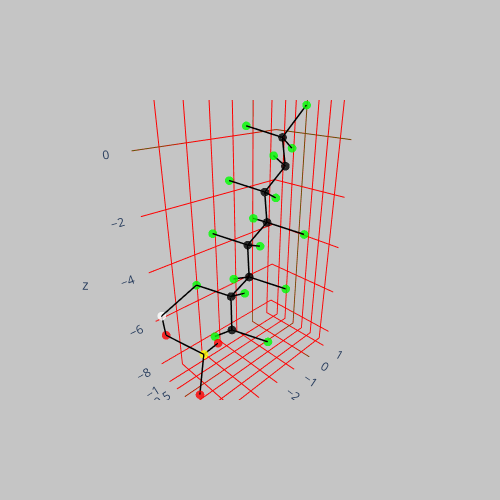
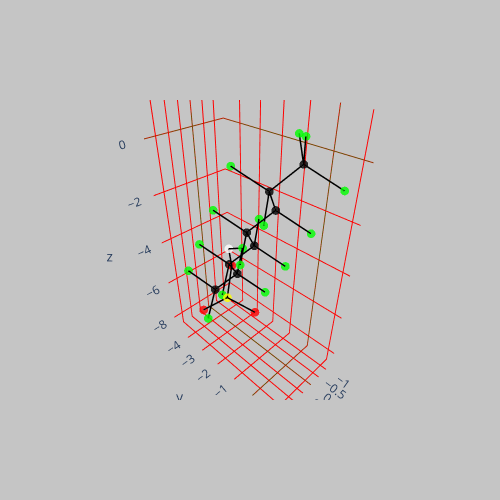
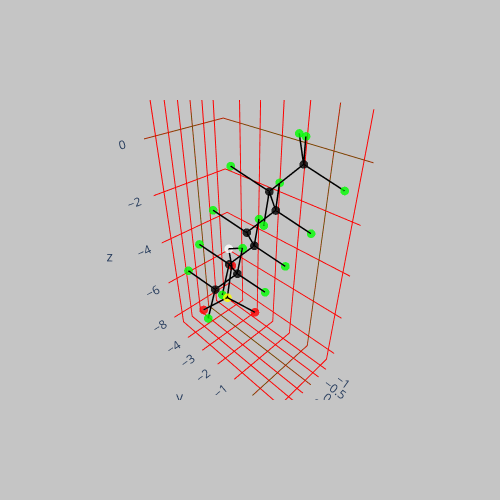
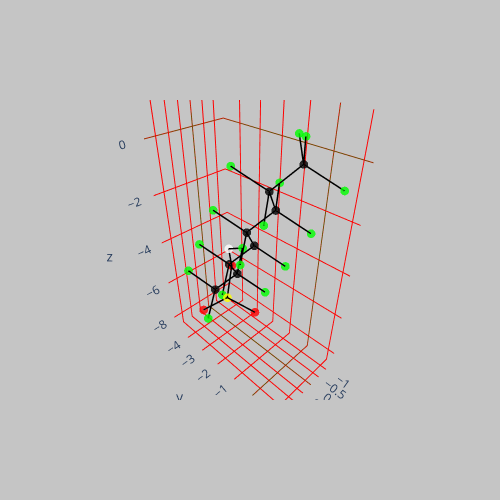

The notebook cell saved with these charts, in order:
### Code cell
################################C-F BDEs########################## 

def iterate_write_remove_fluoride(chain,head_name,\
                                        chain_length,write_directory):
    i = chain_length - 2
    for j in range(0,i+1):
        mol_accum = chain.copy()
        name = f"{head_name}_CF2_{i-j}_CF_CF2_{j}_CF3"
        cf_bde = mol_accum.remove_atoms([f"F{(j+2)*3}"])
        cf_bde.set_name(name).write_xyz(directory=write_directory)
        print(f"shown below: {name}")
        cf_bde.show()
        
    
#all of the radicals formed by breaking off a (non-terminal) fluorine
def iterate_write_cf_bdes_all_lengths(starting_structure,chain_group,\
                      head_name,min_chain_length,max_chain_length,write_directory):
    counter = 0
    
    mol_accum = starting_structure.copy()
    if min_chain_length < 2:
        raise ValueError('Minimum chain length must be at least 2')
    for chain_length in range(2,max_chain_length + 1):
        mol_accum = chain_group.bs('1').join(mol_accum.bs('2'))
        if chain_length >= min_chain_length:
            iterate_write_remove_fluoride(mol_accum,head_name,chain_length,write_directory)

root = 'data/kimberley/'
n_8_sulfonic_acid_cf_bdes_dir = root + 'n_8_sulfonic_acid_cf_bdes'
os.makedirs(n_8_sulfonic_acid_cf_bdes_dir,exist_ok=True)
#RSO3H(mol_accum,head_name,
iterate_write_cf_bdes_all_lengths(cf3so3h,cf4,'HSO3',8,8,n_8_sulfonic_acid_cf_bdes_dir)


# n_8_sulfonate_cf_bdes_dir = root + 'n_8_sulfonate_cf_bdes'
# os.makedirs(n_8_sulfonate_cf_bdes_dir,exist_ok=True)
# #RSO3
# iterate_write_cf_bdes_all_lengths(cf3so3,cf4,'SO3',8,8,n_8_sulfonate_cf_bdes_dir)


# n_8_carboxylic_acid_cf_bdes_dir = root + 'n_8_carboxylic_acid_cf_bdes'
# os.makedirs(n_8_carboxylic_acid_cf_bdes_dir,exist_ok=True)
# #RCO2H
# iterate_write_cf_bdes_all_lengths(cf3co2h,cf4,'HCO2',8,8,n_8_carboxylic_acid_cf_bdes_dir)

# n_8_carboxylate_cf_bdes_dir = root + 'n_8_carboxylate_cf_bdes'
# os.makedirs(n_8_carboxylate_cf_bdes_dir,exist_ok=True)
# #RCO2
# iterate_write_cf_bdes_all_lengths(cf3co2,cf4,'CO2',8,8,n8_carboxylate_cf_bdes_dir)

### Figure 1 — Plotly figure (JSON) as saved in the notebook; plotly's stock layout.template omitted (floating-point values rounded to 4 significant figures)
{"data": [{"hoverinfo": "text", "marker": {"color": ["black", "lime", "lime", "lime", "black", "lime", "black", "lime", "lime", "black", "lime", "lime", "black", "lime", "lime", "black", "lime", "lime", "black", "lime", "lime", "black", "lime", "lime", "yellow", "red", "red", "red", "white"], "colorscale": [[0, "#440154"], [0.1111, "#482878"], [0.2222, "#3e4989"], [0.3333, "#31688e"], [0.4444, "#26828e"], [0.5556, "#1f9e89"], [0.6667, "#35b779"], [0.7778, "#6ece58"], [0.8889, "#b5de2b"], [1, "#fde725"]], "opacity": 0.8, "size": 3}, "mode": "markers", "text": ["C1", "F2", "F3", "F4", "C5", "F7", "C8", "F9", "F10", "C11", "F12", "F13", "C14", "F15", "F16", "C17", "F18", "F19", "C20", "F21", "F22", "C23", "F24", "F25", "S26", "O27", "O28", "O29", "H30"], "type": "scatter3d", "x": [0, -1.017, -0.4456, 0.7094, 0.6876, 1.133, 0.03991, -0.977, -0.4057, 0.7275, 1.744, 1.173, 0.07981, -0.9371, -0.3658, 0.7674, 1.784, 1.213, 0.1197, -0.8972, -0.3259, 0.8073, 1.827, 1.254, -0.2458, -1.335, 0.5351, -0.8458, -1.28], "y": [0, -0.7525, 1.1, 0.3095, -0.5998, -1.7, -0.8823, -1.635, 0.2175, -1.482, -0.7296, -2.582, -1.765, -2.517, -0.6648, -2.364, -1.612, -3.464, -2.647, -3.399, -1.547, -3.247, -2.494, -4.344, -3.756, -4.616, -4.602, -2.59, -4.716], "z": [0, 0.3563, -0.5649, 1.062, -0.7794, -0.2145, -1.749, -1.393, -2.314, -2.529, -2.885, -1.964, -3.499, -3.142, -4.063, -4.278, -4.634, -3.713, -5.248, -4.891, -5.813, -6.027, -6.386, -5.42, -7.489, -6.725, -8.31, -8.016, -5.774]}, {"line": {"color": "black", "width": 3}, "mode": "lines", "type": "scatter3d", "x": [0, -1.017], "y": [0, -0.7525], "z": [0, 0.3563]}, {"line": {"color": "black", "width": 3}, "mode": "lines", "type": "scatter3d", "x": [0, -0.4456], "y": [0, 1.1], "z": [0, -0.5649]}, {"line": {"color": "black", "width": 3}, "mode": "lines", "type": "scatter3d", "x": [0, 0.7094], "y": [0, 0.3095], "z": [0, 1.062]}, {"line": {"color": "black", "width": 3}, "mode": "lines", "type": "scatter3d", "x": [0, 0.6876], "y": [0, -0.5998], "z": [0, -0.7794]}, {"line": {"color": "black", "width": 3}, "mode": "lines", "type": "scatter3d", "x": [0.6876, 1.133], "y": [-0.5998, -1.7], "z": [-0.7794, -0.2145]}, {"line": {"color": "black", "width": 3}, "mode": "lines", "type": "scatter3d", "x": [0.6876, 0.03991], "y": [-0.5998, -0.8823], "z": [-0.7794, -1.749]}, {"line": {"color": "black", "width": 3}, "mode": "lines", "type": "scatter3d", "x": [0.03991, -0.977], "y": [-0.8823, -1.635], "z": [-1.749, -1.393]}, {"line": {"color": "black", "width": 3}, "mode": "lines", "type": "scatter3d", "x": [0.03991, -0.4057], "y": [-0.8823, 0.2175], "z": [-1.749, -2.314]}, {"line": {"color": "black", "width": 3}, "mode": "lines", "type": "scatter3d", "x": [0.03991, 0.7275], "y": [-0.8823, -1.482], "z": [-1.749, -2.529]}, {"line": {"color": "black", "width": 3}, "mode": "lines", "type": "scatter3d", "x": [0.7275, 1.744], "y": [-1.482, -0.7296], "z": [-2.529, -2.885]}, {"line": {"color": "black", "width": 3}, "mode": "lines", "type": "scatter3d", "x": [0.7275, 1.173], "y": [-1.482, -2.582], "z": [-2.529, -1.964]}, {"line": {"color": "black", "width": 3}, "mode": "lines", "type": "scatter3d", "x": [0.7275, 0.07981], "y": [-1.482, -1.765], "z": [-2.529, -3.499]}, {"line": {"color": "black", "width": 3}, "mode": "lines", "type": "scatter3d", "x": [0.07981, -0.9371], "y": [-1.765, -2.517], "z": [-3.499, -3.142]}, {"line": {"color": "black", "width": 3}, "mode": "lines", "type": "scatter3d", "x": [0.07981, -0.3658], "y": [-1.765, -0.6648], "z": [-3.499, -4.063]}, {"line": {"color": "black", "width": 3}, "mode": "lines", "type": "scatter3d", "x": [0.07981, 0.7674], "y": [-1.765, -2.364], "z": [-3.499, -4.278]}, {"line": {"color": "black", "width": 3}, "mode": "lines", "type": "scatter3d", "x": [0.7674, 1.784], "y": [-2.364, -1.612], "z": [-4.278, -4.634]}, {"line": {"color": "black", "width": 3}, "mode": "lines", "type": "scatter3d", "x": [0.7674, 1.213], "y": [-2.364, -3.464], "z": [-4.278, -3.713]}, {"line": {"color": "black", "width": 3}, "mode": "lines", "type": "scatter3d", "x": [0.7674, 0.1197], "y": [-2.364, -2.647], "z": [-4.278, -5.248]}, {"line": {"color": "black", "width": 3}, "mode": "lines", "type": "scatter3d", "x": [0.1197, -0.8972], "y": [-2.647, -3.399], "z": [-5.248, -4.891]}, {"line": {"color": "black", "width": 3}, "mode": "lines", "type": "scatter3d", "x": [0.1197, -0.3259], "y": [-2.647, -1.547], "z": [-5.248, -5.813]}, {"line": {"color": "black", "width": 3}, "mode": "lines", "type": "scatter3d", "x": [0.1197, 0.8073], "y": [-2.647, -3.247], "z": [-5.248, -6.027]}, {"line": {"color": "black", "width": 3}, "mode": "lines", "type": "scatter3d", "x": [-0.8972, -1.28], "y": [-3.399, -4.716], "z": [-4.891, -5.774]}, {"line": {"color": "black", "width": 3}, "mode": "lines", "type": "scatter3d", "x": [0.8073, 1.827], "y": [-3.247, -2.494], "z": [-6.027, -6.386]}, {"line": {"color": "black", "width": 3}, "mode": "lines", "type": "scatter3d", "x": [0.8073, 1.254], "y": [-3.247, -4.344], "z": [-6.027, -5.42]}, {"line": {"color": "black", "width": 3}, "mode": "lines", "type": "scatter3d", "x": [-0.2458, -1.335], "y": [-3.756, -4.616], "z": [-7.489, -6.725]}, {"line": {"color": "black", "width": 3}, "mode": "lines", "type": "scatter3d", "x": [-0.2458, 0.5351], "y": [-3.756, -4.602], "z": [-7.489, -8.31]}, {"line": {"color": "black", "width": 3}, "mode": "lines", "type": "scatter3d", "x": [-0.2458, -0.8458], "y": [-3.756, -2.59], "z": [-7.489, -8.016]}, {"line": {"color": "black", "width": 3}, "mode": "lines", "type": "scatter3d", "x": [-1.335, -1.28], "y": [-4.616, -4.716], "z": [-6.725, -5.774]}], "layout": {"autosize": false, "height": 500, "margin": {"b": 100, "l": 50, "pad": 10, "r": 50, "t": 100}, "paper_bgcolor": "rgba(140,140,140,0.5)", "plot_bgcolor": "rgba(0,100,140,0.5)", "scene": {"aspectmode": "data", "aspectratio": {"x": 0.5682, "y": 1.045, "z": 1.684}, "camera": {"center": {"x": 0, "y": 0, "z": 0}, "eye": {"x": 1.387, "y": -1.363, "z": 0.9516}, "projection": {"type": "perspective"}, "up": {"x": 0, "y": 0, "z": 1}}, "xaxis": {"gridcolor": "red", "showbackground": false, "showgrid": true, "type": "linear", "zeroline": true, "zerolinecolor": "green"}, "yaxis": {"gridcolor": "red", "showbackground": false, "showgrid": true, "type": "linear", "zeroline": true, "zerolinecolor": "green"}, "zaxis": {"gridcolor": "red", "showbackground": false, "showgrid": true, "type": "linear", "zeroline": true, "zerolinecolor": "green"}}, "showlegend": false, "width": 500}}

### Figure 2 — Plotly figure (JSON) as saved in the notebook; plotly's stock layout.template omitted (floating-point values rounded to 4 significant figures)
{"data": [{"hoverinfo": "text", "marker": {"color": ["black", "lime", "lime", "lime", "black", "lime", "lime", "black", "lime", "black", "lime", "lime", "black", "lime", "lime", "black", "lime", "lime", "black", "lime", "lime", "black", "lime", "lime", "yellow", "red", "red", "red", "white"], "colorscale": [[0, "#440154"], [0.1111, "#482878"], [0.2222, "#3e4989"], [0.3333, "#31688e"], [0.4444, "#26828e"], [0.5556, "#1f9e89"], [0.6667, "#35b779"], [0.7778, "#6ece58"], [0.8889, "#b5de2b"], [1, "#fde725"]], "opacity": 0.8, "size": 3}, "mode": "markers", "text": ["C1", "F2", "F3", "F4", "C5", "F6", "F7", "C8", "F10", "C11", "F12", "F13", "C14", "F15", "F16", "C17", "F18", "F19", "C20", "F21", "F22", "C23", "F24", "F25", "S26", "O27", "O28", "O29", "H30"], "type": "scatter3d", "x": [0, -1.017, -0.4456, 0.7094, 0.6876, 1.705, 1.133, 0.03991, -0.4057, 0.7275, 1.744, 1.173, 0.07981, -0.9371, -0.3658, 0.7674, 1.784, 1.213, 0.1197, -0.8972, -0.3259, 0.8073, 1.827, 1.254, -0.2458, -1.335, 0.5351, -0.8458, -1.28], "y": [0, -0.7525, 1.1, 0.3095, -0.5998, 0.1527, -1.7, -0.8823, 0.2175, -1.482, -0.7296, -2.582, -1.765, -2.517, -0.6648, -2.364, -1.612, -3.464, -2.647, -3.399, -1.547, -3.247, -2.494, -4.344, -3.756, -4.616, -4.602, -2.59, -4.716], "z": [0, 0.3563, -0.5649, 1.062, -0.7794, -1.136, -0.2145, -1.749, -2.314, -2.529, -2.885, -1.964, -3.499, -3.142, -4.063, -4.278, -4.634, -3.713, -5.248, -4.891, -5.813, -6.027, -6.386, -5.42, -7.489, -6.725, -8.31, -8.016, -5.774]}, {"line": {"color": "black", "width": 3}, "mode": "lines", "type": "scatter3d", "x": [0, -1.017], "y": [0, -0.7525], "z": [0, 0.3563]}, {"line": {"color": "black", "width": 3}, "mode": "lines", "type": "scatter3d", "x": [0, -0.4456], "y": [0, 1.1], "z": [0, -0.5649]}, {"line": {"color": "black", "width": 3}, "mode": "lines", "type": "scatter3d", "x": [0, 0.7094], "y": [0, 0.3095], "z": [0, 1.062]}, {"line": {"color": "black", "width": 3}, "mode": "lines", "type": "scatter3d", "x": [0, 0.6876], "y": [0, -0.5998], "z": [0, -0.7794]}, {"line": {"color": "black", "width": 3}, "mode": "lines", "type": "scatter3d", "x": [0.6876, 1.705], "y": [-0.5998, 0.1527], "z": [-0.7794, -1.136]}, {"line": {"color": "black", "width": 3}, "mode": "lines", "type": "scatter3d", "x": [0.6876, 1.133], "y": [-0.5998, -1.7], "z": [-0.7794, -0.2145]}, {"line": {"color": "black", "width": 3}, "mode": "lines", "type": "scatter3d", "x": [0.6876, 0.03991], "y": [-0.5998, -0.8823], "z": [-0.7794, -1.749]}, {"line": {"color": "black", "width": 3}, "mode": "lines", "type": "scatter3d", "x": [0.03991, -0.4057], "y": [-0.8823, 0.2175], "z": [-1.749, -2.314]}, {"line": {"color": "black", "width": 3}, "mode": "lines", "type": "scatter3d", "x": [0.03991, 0.7275], "y": [-0.8823, -1.482], "z": [-1.749, -2.529]}, {"line": {"color": "black", "width": 3}, "mode": "lines", "type": "scatter3d", "x": [0.7275, 1.744], "y": [-1.482, -0.7296], "z": [-2.529, -2.885]}, {"line": {"color": "black", "width": 3}, "mode": "lines", "type": "scatter3d", "x": [0.7275, 1.173], "y": [-1.482, -2.582], "z": [-2.529, -1.964]}, {"line": {"color": "black", "width": 3}, "mode": "lines", "type": "scatter3d", "x": [0.7275, 0.07981], "y": [-1.482, -1.765], "z": [-2.529, -3.499]}, {"line": {"color": "black", "width": 3}, "mode": "lines", "type": "scatter3d", "x": [0.07981, -0.9371], "y": [-1.765, -2.517], "z": [-3.499, -3.142]}, {"line": {"color": "black", "width": 3}, "mode": "lines", "type": "scatter3d", "x": [0.07981, -0.3658], "y": [-1.765, -0.6648], "z": [-3.499, -4.063]}, {"line": {"color": "black", "width": 3}, "mode": "lines", "type": "scatter3d", "x": [0.07981, 0.7674], "y": [-1.765, -2.364], "z": [-3.499, -4.278]}, {"line": {"color": "black", "width": 3}, "mode": "lines", "type": "scatter3d", "x": [0.7674, 1.784], "y": [-2.364, -1.612], "z": [-4.278, -4.634]}, {"line": {"color": "black", "width": 3}, "mode": "lines", "type": "scatter3d", "x": [0.7674, 1.213], "y": [-2.364, -3.464], "z": [-4.278, -3.713]}, {"line": {"color": "black", "width": 3}, "mode": "lines", "type": "scatter3d", "x": [0.7674, 0.1197], "y": [-2.364, -2.647], "z": [-4.278, -5.248]}, {"line": {"color": "black", "width": 3}, "mode": "lines", "type": "scatter3d", "x": [0.1197, -0.8972], "y": [-2.647, -3.399], "z": [-5.248, -4.891]}, {"line": {"color": "black", "width": 3}, "mode": "lines", "type": "scatter3d", "x": [0.1197, -0.3259], "y": [-2.647, -1.547], "z": [-5.248, -5.813]}, {"line": {"color": "black", "width": 3}, "mode": "lines", "type": "scatter3d", "x": [0.1197, 0.8073], "y": [-2.647, -3.247], "z": [-5.248, -6.027]}, {"line": {"color": "black", "width": 3}, "mode": "lines", "type": "scatter3d", "x": [-0.8972, -1.28], "y": [-3.399, -4.716], "z": [-4.891, -5.774]}, {"line": {"color": "black", "width": 3}, "mode": "lines", "type": "scatter3d", "x": [0.8073, 1.827], "y": [-3.247, -2.494], "z": [-6.027, -6.386]}, {"line": {"color": "black", "width": 3}, "mode": "lines", "type": "scatter3d", "x": [0.8073, 1.254], "y": [-3.247, -4.344], "z": [-6.027, -5.42]}, {"line": {"color": "black", "width": 3}, "mode": "lines", "type": "scatter3d", "x": [-0.2458, -1.335], "y": [-3.756, -4.616], "z": [-7.489, -6.725]}, {"line": {"color": "black", "width": 3}, "mode": "lines", "type": "scatter3d", "x": [-0.2458, 0.5351], "y": [-3.756, -4.602], "z": [-7.489, -8.31]}, {"line": {"color": "black", "width": 3}, "mode": "lines", "type": "scatter3d", "x": [-0.2458, -0.8458], "y": [-3.756, -2.59], "z": [-7.489, -8.016]}, {"line": {"color": "black", "width": 3}, "mode": "lines", "type": "scatter3d", "x": [-1.335, -1.28], "y": [-4.616, -4.716], "z": [-6.725, -5.774]}], "layout": {"autosize": false, "height": 500, "margin": {"b": 100, "l": 50, "pad": 10, "r": 50, "t": 100}, "paper_bgcolor": "rgba(140,140,140,0.5)", "plot_bgcolor": "rgba(0,100,140,0.5)", "scene": {"aspectmode": "data", "aspectratio": {"x": 0.5682, "y": 1.045, "z": 1.684}, "xaxis": {"gridcolor": "red", "showbackground": false, "showgrid": true, "type": "linear", "zeroline": true, "zerolinecolor": "green"}, "yaxis": {"gridcolor": "red", "showbackground": false, "showgrid": true, "type": "linear", "zeroline": true, "zerolinecolor": "green"}, "zaxis": {"gridcolor": "red", "showbackground": false, "showgrid": true, "type": "linear", "zeroline": true, "zerolinecolor": "green"}}, "showlegend": false, "width": 500}}

### Figure 3 — Plotly figure (JSON) as saved in the notebook; plotly's stock layout.template omitted (floating-point values rounded to 4 significant figures)
{"data": [{"hoverinfo": "text", "marker": {"color": ["black", "lime", "lime", "lime", "black", "lime", "lime", "black", "lime", "lime", "black", "lime", "black", "lime", "lime", "black", "lime", "lime", "black", "lime", "lime", "black", "lime", "lime", "yellow", "red", "red", "red", "white"], "colorscale": [[0, "#440154"], [0.1111, "#482878"], [0.2222, "#3e4989"], [0.3333, "#31688e"], [0.4444, "#26828e"], [0.5556, "#1f9e89"], [0.6667, "#35b779"], [0.7778, "#6ece58"], [0.8889, "#b5de2b"], [1, "#fde725"]], "opacity": 0.8, "size": 3}, "mode": "markers", "text": ["C1", "F2", "F3", "F4", "C5", "F6", "F7", "C8", "F9", "F10", "C11", "F13", "C14", "F15", "F16", "C17", "F18", "F19", "C20", "F21", "F22", "C23", "F24", "F25", "S26", "O27", "O28", "O29", "H30"], "type": "scatter3d", "x": [0, -1.017, -0.4456, 0.7094, 0.6876, 1.705, 1.133, 0.03991, -0.977, -0.4057, 0.7275, 1.173, 0.07981, -0.9371, -0.3658, 0.7674, 1.784, 1.213, 0.1197, -0.8972, -0.3259, 0.8073, 1.827, 1.254, -0.2458, -1.335, 0.5351, -0.8458, -1.28], "y": [0, -0.7525, 1.1, 0.3095, -0.5998, 0.1527, -1.7, -0.8823, -1.635, 0.2175, -1.482, -2.582, -1.765, -2.517, -0.6648, -2.364, -1.612, -3.464, -2.647, -3.399, -1.547, -3.247, -2.494, -4.344, -3.756, -4.616, -4.602, -2.59, -4.716], "z": [0, 0.3563, -0.5649, 1.062, -0.7794, -1.136, -0.2145, -1.749, -1.393, -2.314, -2.529, -1.964, -3.499, -3.142, -4.063, -4.278, -4.634, -3.713, -5.248, -4.891, -5.813, -6.027, -6.386, -5.42, -7.489, -6.725, -8.31, -8.016, -5.774]}, {"line": {"color": "black", "width": 3}, "mode": "lines", "type": "scatter3d", "x": [0, -1.017], "y": [0, -0.7525], "z": [0, 0.3563]}, {"line": {"color": "black", "width": 3}, "mode": "lines", "type": "scatter3d", "x": [0, -0.4456], "y": [0, 1.1], "z": [0, -0.5649]}, {"line": {"color": "black", "width": 3}, "mode": "lines", "type": "scatter3d", "x": [0, 0.7094], "y": [0, 0.3095], "z": [0, 1.062]}, {"line": {"color": "black", "width": 3}, "mode": "lines", "type": "scatter3d", "x": [0, 0.6876], "y": [0, -0.5998], "z": [0, -0.7794]}, {"line": {"color": "black", "width": 3}, "mode": "lines", "type": "scatter3d", "x": [0.6876, 1.705], "y": [-0.5998, 0.1527], "z": [-0.7794, -1.136]}, {"line": {"color": "black", "width": 3}, "mode": "lines", "type": "scatter3d", "x": [0.6876, 1.133], "y": [-0.5998, -1.7], "z": [-0.7794, -0.2145]}, {"line": {"color": "black", "width": 3}, "mode": "lines", "type": "scatter3d", "x": [0.6876, 0.03991], "y": [-0.5998, -0.8823], "z": [-0.7794, -1.749]}, {"line": {"color": "black", "width": 3}, "mode": "lines", "type": "scatter3d", "x": [0.03991, -0.977], "y": [-0.8823, -1.635], "z": [-1.749, -1.393]}, {"line": {"color": "black", "width": 3}, "mode": "lines", "type": "scatter3d", "x": [0.03991, -0.4057], "y": [-0.8823, 0.2175], "z": [-1.749, -2.314]}, {"line": {"color": "black", "width": 3}, "mode": "lines", "type": "scatter3d", "x": [0.03991, 0.7275], "y": [-0.8823, -1.482], "z": [-1.749, -2.529]}, {"line": {"color": "black", "width": 3}, "mode": "lines", "type": "scatter3d", "x": [0.7275, 1.173], "y": [-1.482, -2.582], "z": [-2.529, -1.964]}, {"line": {"color": "black", "width": 3}, "mode": "lines", "type": "scatter3d", "x": [0.7275, 0.07981], "y": [-1.482, -1.765], "z": [-2.529, -3.499]}, {"line": {"color": "black", "width": 3}, "mode": "lines", "type": "scatter3d", "x": [0.07981, -0.9371], "y": [-1.765, -2.517], "z": [-3.499, -3.142]}, {"line": {"color": "black", "width": 3}, "mode": "lines", "type": "scatter3d", "x": [0.07981, -0.3658], "y": [-1.765, -0.6648], "z": [-3.499, -4.063]}, {"line": {"color": "black", "width": 3}, "mode": "lines", "type": "scatter3d", "x": [0.07981, 0.7674], "y": [-1.765, -2.364], "z": [-3.499, -4.278]}, {"line": {"color": "black", "width": 3}, "mode": "lines", "type": "scatter3d", "x": [0.7674, 1.784], "y": [-2.364, -1.612], "z": [-4.278, -4.634]}, {"line": {"color": "black", "width": 3}, "mode": "lines", "type": "scatter3d", "x": [0.7674, 1.213], "y": [-2.364, -3.464], "z": [-4.278, -3.713]}, {"line": {"color": "black", "width": 3}, "mode": "lines", "type": "scatter3d", "x": [0.7674, 0.1197], "y": [-2.364, -2.647], "z": [-4.278, -5.248]}, {"line": {"color": "black", "width": 3}, "mode": "lines", "type": "scatter3d", "x": [0.1197, -0.8972], "y": [-2.647, -3.399], "z": [-5.248, -4.891]}, {"line": {"color": "black", "width": 3}, "mode": "lines", "type": "scatter3d", "x": [0.1197, -0.3259], "y": [-2.647, -1.547], "z": [-5.248, -5.813]}, {"line": {"color": "black", "width": 3}, "mode": "lines", "type": "scatter3d", "x": [0.1197, 0.8073], "y": [-2.647, -3.247], "z": [-5.248, -6.027]}, {"line": {"color": "black", "width": 3}, "mode": "lines", "type": "scatter3d", "x": [-0.8972, -1.28], "y": [-3.399, -4.716], "z": [-4.891, -5.774]}, {"line": {"color": "black", "width": 3}, "mode": "lines", "type": "scatter3d", "x": [0.8073, 1.827], "y": [-3.247, -2.494], "z": [-6.027, -6.386]}, {"line": {"color": "black", "width": 3}, "mode": "lines", "type": "scatter3d", "x": [0.8073, 1.254], "y": [-3.247, -4.344], "z": [-6.027, -5.42]}, {"line": {"color": "black", "width": 3}, "mode": "lines", "type": "scatter3d", "x": [-0.2458, -1.335], "y": [-3.756, -4.616], "z": [-7.489, -6.725]}, {"line": {"color": "black", "width": 3}, "mode": "lines", "type": "scatter3d", "x": [-0.2458, 0.5351], "y": [-3.756, -4.602], "z": [-7.489, -8.31]}, {"line": {"color": "black", "width": 3}, "mode": "lines", "type": "scatter3d", "x": [-0.2458, -0.8458], "y": [-3.756, -2.59], "z": [-7.489, -8.016]}, {"line": {"color": "black", "width": 3}, "mode": "lines", "type": "scatter3d", "x": [-1.335, -1.28], "y": [-4.616, -4.716], "z": [-6.725, -5.774]}], "layout": {"autosize": false, "height": 500, "margin": {"b": 100, "l": 50, "pad": 10, "r": 50, "t": 100}, "paper_bgcolor": "rgba(140,140,140,0.5)", "plot_bgcolor": "rgba(0,100,140,0.5)", "scene": {"aspectmode": "data", "aspectratio": {"x": 0.5682, "y": 1.045, "z": 1.684}, "xaxis": {"gridcolor": "red", "showbackground": false, "showgrid": true, "type": "linear", "zeroline": true, "zerolinecolor": "green"}, "yaxis": {"gridcolor": "red", "showbackground": false, "showgrid": true, "type": "linear", "zeroline": true, "zerolinecolor": "green"}, "zaxis": {"gridcolor": "red", "showbackground": false, "showgrid": true, "type": "linear", "zeroline": true, "zerolinecolor": "green"}}, "showlegend": false, "width": 500}}

### Figure 4 — Plotly figure (JSON) as saved in the notebook; plotly's stock layout.template omitted (floating-point values rounded to 4 significant figures)
{"data": [{"hoverinfo": "text", "marker": {"color": ["black", "lime", "lime", "lime", "black", "lime", "lime", "black", "lime", "lime", "black", "lime", "lime", "black", "lime", "black", "lime", "lime", "black", "lime", "lime", "black", "lime", "lime", "yellow", "red", "red", "red", "white"], "colorscale": [[0, "#440154"], [0.1111, "#482878"], [0.2222, "#3e4989"], [0.3333, "#31688e"], [0.4444, "#26828e"], [0.5556, "#1f9e89"], [0.6667, "#35b779"], [0.7778, "#6ece58"], [0.8889, "#b5de2b"], [1, "#fde725"]], "opacity": 0.8, "size": 3}, "mode": "markers", "text": ["C1", "F2", "F3", "F4", "C5", "F6", "F7", "C8", "F9", "F10", "C11", "F12", "F13", "C14", "F16", "C17", "F18", "F19", "C20", "F21", "F22", "C23", "F24", "F25", "S26", "O27", "O28", "O29", "H30"], "type": "scatter3d", "x": [0, -1.017, -0.4456, 0.7094, 0.6876, 1.705, 1.133, 0.03991, -0.977, -0.4057, 0.7275, 1.744, 1.173, 0.07981, -0.3658, 0.7674, 1.784, 1.213, 0.1197, -0.8972, -0.3259, 0.8073, 1.827, 1.254, -0.2458, -1.335, 0.5351, -0.8458, -1.28], "y": [0, -0.7525, 1.1, 0.3095, -0.5998, 0.1527, -1.7, -0.8823, -1.635, 0.2175, -1.482, -0.7296, -2.582, -1.765, -0.6648, -2.364, -1.612, -3.464, -2.647, -3.399, -1.547, -3.247, -2.494, -4.344, -3.756, -4.616, -4.602, -2.59, -4.716], "z": [0, 0.3563, -0.5649, 1.062, -0.7794, -1.136, -0.2145, -1.749, -1.393, -2.314, -2.529, -2.885, -1.964, -3.499, -4.063, -4.278, -4.634, -3.713, -5.248, -4.891, -5.813, -6.027, -6.386, -5.42, -7.489, -6.725, -8.31, -8.016, -5.774]}, {"line": {"color": "black", "width": 3}, "mode": "lines", "type": "scatter3d", "x": [0, -1.017], "y": [0, -0.7525], "z": [0, 0.3563]}, {"line": {"color": "black", "width": 3}, "mode": "lines", "type": "scatter3d", "x": [0, -0.4456], "y": [0, 1.1], "z": [0, -0.5649]}, {"line": {"color": "black", "width": 3}, "mode": "lines", "type": "scatter3d", "x": [0, 0.7094], "y": [0, 0.3095], "z": [0, 1.062]}, {"line": {"color": "black", "width": 3}, "mode": "lines", "type": "scatter3d", "x": [0, 0.6876], "y": [0, -0.5998], "z": [0, -0.7794]}, {"line": {"color": "black", "width": 3}, "mode": "lines", "type": "scatter3d", "x": [0.6876, 1.705], "y": [-0.5998, 0.1527], "z": [-0.7794, -1.136]}, {"line": {"color": "black", "width": 3}, "mode": "lines", "type": "scatter3d", "x": [0.6876, 1.133], "y": [-0.5998, -1.7], "z": [-0.7794, -0.2145]}, {"line": {"color": "black", "width": 3}, "mode": "lines", "type": "scatter3d", "x": [0.6876, 0.03991], "y": [-0.5998, -0.8823], "z": [-0.7794, -1.749]}, {"line": {"color": "black", "width": 3}, "mode": "lines", "type": "scatter3d", "x": [0.03991, -0.977], "y": [-0.8823, -1.635], "z": [-1.749, -1.393]}, {"line": {"color": "black", "width": 3}, "mode": "lines", "type": "scatter3d", "x": [0.03991, -0.4057], "y": [-0.8823, 0.2175], "z": [-1.749, -2.314]}, {"line": {"color": "black", "width": 3}, "mode": "lines", "type": "scatter3d", "x": [0.03991, 0.7275], "y": [-0.8823, -1.482], "z": [-1.749, -2.529]}, {"line": {"color": "black", "width": 3}, "mode": "lines", "type": "scatter3d", "x": [0.7275, 1.744], "y": [-1.482, -0.7296], "z": [-2.529, -2.885]}, {"line": {"color": "black", "width": 3}, "mode": "lines", "type": "scatter3d", "x": [0.7275, 1.173], "y": [-1.482, -2.582], "z": [-2.529, -1.964]}, {"line": {"color": "black", "width": 3}, "mode": "lines", "type": "scatter3d", "x": [0.7275, 0.07981], "y": [-1.482, -1.765], "z": [-2.529, -3.499]}, {"line": {"color": "black", "width": 3}, "mode": "lines", "type": "scatter3d", "x": [0.07981, -0.3658], "y": [-1.765, -0.6648], "z": [-3.499, -4.063]}, {"line": {"color": "black", "width": 3}, "mode": "lines", "type": "scatter3d", "x": [0.07981, 0.7674], "y": [-1.765, -2.364], "z": [-3.499, -4.278]}, {"line": {"color": "black", "width": 3}, "mode": "lines", "type": "scatter3d", "x": [0.7674, 1.784], "y": [-2.364, -1.612], "z": [-4.278, -4.634]}, {"line": {"color": "black", "width": 3}, "mode": "lines", "type": "scatter3d", "x": [0.7674, 1.213], "y": [-2.364, -3.464], "z": [-4.278, -3.713]}, {"line": {"color": "black", "width": 3}, "mode": "lines", "type": "scatter3d", "x": [0.7674, 0.1197], "y": [-2.364, -2.647], "z": [-4.278, -5.248]}, {"line": {"color": "black", "width": 3}, "mode": "lines", "type": "scatter3d", "x": [0.1197, -0.8972], "y": [-2.647, -3.399], "z": [-5.248, -4.891]}, {"line": {"color": "black", "width": 3}, "mode": "lines", "type": "scatter3d", "x": [0.1197, -0.3259], "y": [-2.647, -1.547], "z": [-5.248, -5.813]}, {"line": {"color": "black", "width": 3}, "mode": "lines", "type": "scatter3d", "x": [0.1197, 0.8073], "y": [-2.647, -3.247], "z": [-5.248, -6.027]}, {"line": {"color": "black", "width": 3}, "mode": "lines", "type": "scatter3d", "x": [-0.8972, -1.28], "y": [-3.399, -4.716], "z": [-4.891, -5.774]}, {"line": {"color": "black", "width": 3}, "mode": "lines", "type": "scatter3d", "x": [0.8073, 1.827], "y": [-3.247, -2.494], "z": [-6.027, -6.386]}, {"line": {"color": "black", "width": 3}, "mode": "lines", "type": "scatter3d", "x": [0.8073, 1.254], "y": [-3.247, -4.344], "z": [-6.027, -5.42]}, {"line": {"color": "black", "width": 3}, "mode": "lines", "type": "scatter3d", "x": [-0.2458, -1.335], "y": [-3.756, -4.616], "z": [-7.489, -6.725]}, {"line": {"color": "black", "width": 3}, "mode": "lines", "type": "scatter3d", "x": [-0.2458, 0.5351], "y": [-3.756, -4.602], "z": [-7.489, -8.31]}, {"line": {"color": "black", "width": 3}, "mode": "lines", "type": "scatter3d", "x": [-0.2458, -0.8458], "y": [-3.756, -2.59], "z": [-7.489, -8.016]}, {"line": {"color": "black", "width": 3}, "mode": "lines", "type": "scatter3d", "x": [-1.335, -1.28], "y": [-4.616, -4.716], "z": [-6.725, -5.774]}], "layout": {"autosize": false, "height": 500, "margin": {"b": 100, "l": 50, "pad": 10, "r": 50, "t": 100}, "paper_bgcolor": "rgba(140,140,140,0.5)", "plot_bgcolor": "rgba(0,100,140,0.5)", "scene": {"aspectmode": "data", "aspectratio": {"x": 0.5682, "y": 1.045, "z": 1.684}, "xaxis": {"gridcolor": "red", "showbackground": false, "showgrid": true, "type": "linear", "zeroline": true, "zerolinecolor": "green"}, "yaxis": {"gridcolor": "red", "showbackground": false, "showgrid": true, "type": "linear", "zeroline": true, "zerolinecolor": "green"}, "zaxis": {"gridcolor": "red", "showbackground": false, "showgrid": true, "type": "linear", "zeroline": true, "zerolinecolor": "green"}}, "showlegend": false, "width": 500}}
